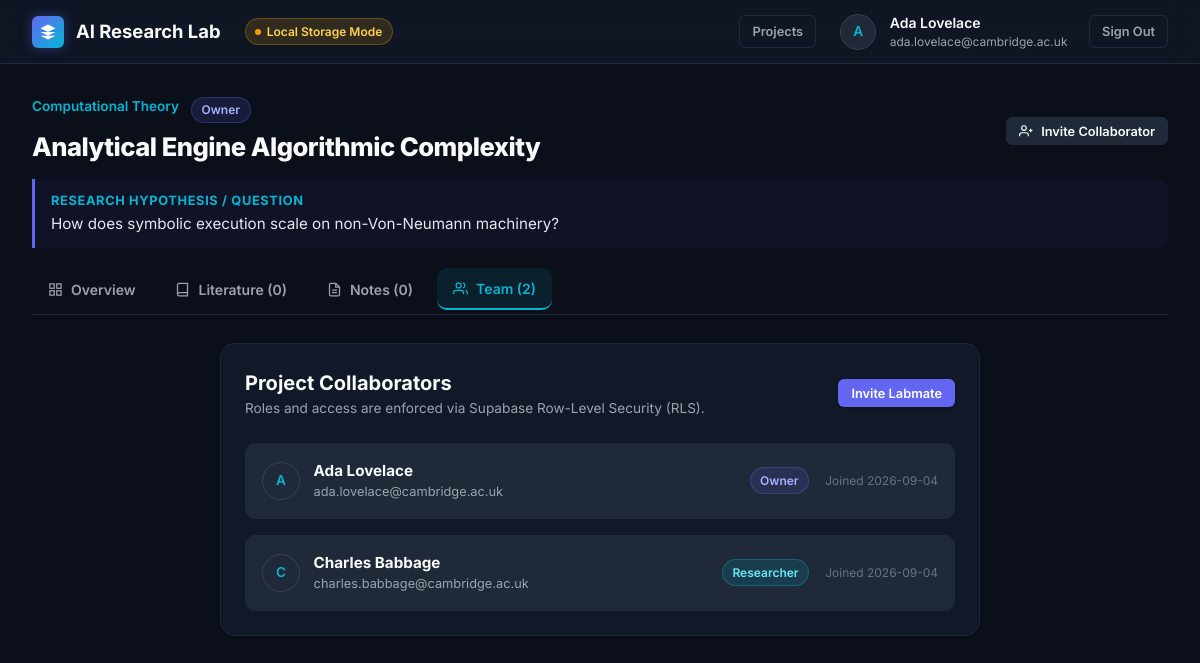
The app's page /projects/f39b7947-3a4a-45e0-959d-328d2b2e52b9?tab=team (signed in) with its own data.
### tables this page shows
CREATE TABLE profiles (
        id TEXT PRIMARY KEY,
        email TEXT UNIQUE NOT NULL,
        full_name TEXT,
        avatar_url TEXT,
        password_hash TEXT,
        created_at TEXT NOT NULL
    );

CREATE TABLE projects (
        id TEXT PRIMARY KEY,
        title TEXT NOT NULL,
        research_question TEXT,
        domain TEXT,
        description TEXT,
        created_by TEXT NOT NULL,
        created_at TEXT NOT NULL,
        updated_at TEXT NOT NULL,
        FOREIGN KEY (created_by) REFERENCES profiles(id) ON DELETE CASCADE
    );

CREATE TABLE project_members (
        id TEXT PRIMARY KEY,
        project_id TEXT NOT NULL,
        user_id TEXT NOT NULL,
        role TEXT NOT NULL CHECK (role IN ('owner', 'researcher', 'viewer')),
        joined_at TEXT NOT NULL,
        UNIQUE(project_id, user_id),
        FOREIGN KEY (project_id) REFERENCES projects(id) ON DELETE CASCADE,
        FOREIGN KEY (user_id) REFERENCES profiles(id) ON DELETE CASCADE
    );

### app.py (the view, shortened to what this page needs)
@app.route("/projects/<project_id>")
@login_required
def project_view(project_id):
    user = session["user"]
    project = db.get_project_details(project_id, user["id"])
    if not project:
        flash("Project not found or access denied.", "error")
        return redirect(url_for("dashboard"))
    active_tab = request.args.get("tab", "overview")
    search_query = request.args.get("q", "").strip()
    saved_papers = []
    search_results = []
    search_error = None
    return render_template(
        "project.html",
        project=project,
        active_tab=active_tab,
        saved_papers=saved_papers,
        search_query=search_query,
        search_results=search_results,
        search_error=search_error
    )

### app.py (called while the page is built)
def login_required(f):
    @wraps(f)
    def decorated_function(*args, **kwargs):
        if "user" not in session or not session["user"].get("id"):
            flash("Please sign in to access your research workspace.", "info")
            return redirect(url_for("login", next=request.url))
        return f(*args, **kwargs)
    return decorated_function

@app.context_processor
def inject_global_context():
    return {
        "current_user": session.get("user"),
        "is_supabase_live": db.IS_SUPABASE_CONFIGURED,
        "app_env": os.getenv("APP_ENV", "development")
    }

### templates/project.html (shortened to what this page needs)
{% extends "base.html" %}
{% block content %}
<div class="workspace-header">
  <div class="workspace-title-row">
    <div>
      <div style="display: flex; align-items: center; gap: 0.75rem; margin-bottom: 0.25rem;">
        <span class="project-card-domain" style="font-size: 0.85rem;">{{ project.domain or 'General Research' }}</span>
        <span class="badge badge-{{ project.user_role }}">{{ project.user_role }}</span>
      </div>
      <h1 class="workspace-title">{{ project.title }}</h1>
    </div>
    {% if project.user_role == 'owner' %}
      <button class="btn btn-secondary btn-sm" onclick="openModal('modal-invite-member')" id="btn-invite-collaborator">
        <svg width="14" height="14" viewBox="0 0 24 24" fill="none" stroke="currentColor" stroke-width="2">
          <path d="M16 21v-2a4 4 0 0 0-4-4H5a4 4 0 0 0-4 4v2"/>
          <circle cx="8.5" cy="7" r="4"/>
          <line x1="20" y1="8" x2="20" y2="14"/>
          <line x1="23" y1="11" x2="17" y2="11"/>
        </svg>
        Invite Collaborator
      </button>
    {% endif %}
  </div>
  {% if project.research_question %}
    <div class="workspace-rq-box">
      <strong style="color: var(--accent-cyan); font-size: 0.8rem; text-transform: uppercase; letter-spacing: 0.05em; display: block; margin-bottom: 0.2rem;">
        Research Hypothesis / Question
      </strong>
      {{ project.research_question }}
    </div>
  {% endif %}
  <div class="tabs-nav">
    <a href="{{ url_for('project_view', project_id=project.id, tab='overview') }}"
       class="tab-btn {{ 'active' if active_tab == 'overview' else '' }}" id="tab-btn-overview">
      <svg width="15" height="15" viewBox="0 0 24 24" fill="none" stroke="currentColor" stroke-width="2"><rect x="3" y="3" width="7" height="7"></rect><rect x="14" y="3" width="7" height="7"></rect><rect x="14" y="14" width="7" height="7"></rect><rect x="3" y="14" width="7" height="7"></rect></svg>
      Overview
    </a>
    <a href="{{ url_for('project_view', project_id=project.id, tab='literature') }}"
       class="tab-btn {{ 'active' if active_tab == 'literature' else '' }}" id="tab-btn-literature">
      <svg width="15" height="15" viewBox="0 0 24 24" fill="none" stroke="currentColor" stroke-width="2"><path d="M4 19.5A2.5 2.5 0 0 1 6.5 17H20"></path><path d="M6.5 2H20v20H6.5A2.5 2.5 0 0 1 4 19.5v-15A2.5 2.5 0 0 1 6.5 2z"></path></svg>
      Literature ({{ project.papers_count }})
    </a>
    <a href="{{ url_for('project_view', project_id=project.id, tab='notes') }}"
       class="tab-btn {{ 'active' if active_tab == 'notes' else '' }}" id="tab-btn-notes">
      <svg width="15" height="15" viewBox="0 0 24 24" fill="none" stroke="currentColor" stroke-width="2"><path d="M14 2H6a2 2 0 0 0-2 2v16a2 2 0 0 0 2 2h12a2 2 0 0 0 2-2V8z"></path><polyline points="14 2 14 8 20 8"></polyline><line x1="16" y1="13" x2="8" y2="13"></line><line x1="16" y1="17" x2="8" y2="17"></line></svg>
      Notes ({{ project.notes_count }})
    </a>
    <a href="{{ url_for('project_view', project_id=project.id, tab='team') }}"
       class="tab-btn {{ 'active' if active_tab == 'team' else '' }}" id="tab-btn-team">
      <svg width="15" height="15" viewBox="0 0 24 24" fill="none" stroke="currentColor" stroke-width="2"><path d="M17 21v-2a4 4 0 0 0-4-4H5a4 4 0 0 0-4 4v2"></path><circle cx="9" cy="7" r="4"></circle><path d="M23 21v-2a4 4 0 0 0-3-3.87"></path><path d="M16 3.13a4 4 0 0 1 0 7.75"></path></svg>
      Team ({{ project.members | length }})
    </a>
  </div>
</div>
{% if active_tab == 'overview' %}
  <div style="display: grid; grid-template-columns: 2fr 1fr; gap: 1.5rem;">
    <div>
      <div class="card" style="margin-bottom: 1.5rem;">
        <h2 style="font-size: 1.15rem; font-weight: 700; margin-bottom: 0.75rem;">About This Investigation</h2>
        <p style="color: var(--text-secondary); font-size: 0.925rem; line-height: 1.6;">
          {{ project.description or 'No extended description provided for this project.' }}
        </p>
      </div>
      <div class="card">
        <div style="display: flex; align-items: center; justify-content: space-between; margin-bottom: 1rem;">
          <h2 style="font-size: 1.15rem; font-weight: 700;">Project Activity</h2>
          <span style="font-size: 0.75rem; color: var(--text-muted);">Real-time log</span>
        </div>
        <div class="empty-state" style="padding: 2.5rem 1rem; margin-top: 0;">
          <p class="empty-desc" style="margin-bottom: 0;">
            No activity yet. Start by searching and saving literature in the <strong>Literature</strong> tab.
          </p>
        </div>
      </div>
    </div>
    <div>
      <div class="card" style="margin-bottom: 1.5rem;">
        <h3 style="font-size: 0.95rem; font-weight: 700; margin-bottom: 1rem; color: var(--text-secondary); text-transform: uppercase; letter-spacing: 0.05em;">
          Workspace Metrics
        </h3>
        <div style="display: flex; flex-direction: column; gap: 0.75rem;">
          <div style="display: flex; justify-content: space-between; align-items: center; padding-bottom: 0.5rem; border-bottom: 1px solid var(--border-subtle);">
            <span style="color: var(--text-secondary); font-size: 0.85rem;">Saved Papers</span>
            <strong style="font-size: 1.1rem; color: var(--accent-cyan);">{{ project.papers_count }}</strong>
          </div>
          <div style="display: flex; justify-content: space-between; align-items: center; padding-bottom: 0.5rem; border-bottom: 1px solid var(--border-subtle);">
            <span style="color: var(--text-secondary); font-size: 0.85rem;">Research Notes</span>
            <strong style="font-size: 1.1rem; color: var(--accent-primary);">{{ project.notes_count }}</strong>
          </div>
          <div style="display: flex; justify-content: space-between; align-items: center;">
            <span style="color: var(--text-secondary); font-size: 0.85rem;">Collaborators</span>
            <strong style="font-size: 1.1rem; color: var(--accent-emerald);">{{ project.members | length }}</strong>
          </div>
        </div>
      </div>
      <div class="card">
        <h3 style="font-size: 0.95rem; font-weight: 700; margin-bottom: 1rem; color: var(--text-secondary); text-transform: uppercase; letter-spacing: 0.05em;">
          Team Members
        </h3>
        <div style="display: flex; flex-direction: column; gap: 0.75rem;">
          {% for m in project.members %}
            <div style="display: flex; align-items: center; justify-content: space-between;">
              <div style="display: flex; align-items: center; gap: 0.6rem;">
                <div class="avatar" style="width: 28px; height: 28px; font-size: 0.75rem;">
                  {{ m.full_name[0] | upper }}
                </div>
                <div>
                  <div style="font-size: 0.85rem; font-weight: 600;">{{ m.full_name }}</div>
                  <div style="font-size: 0.725rem; color: var(--text-muted);">{{ m.email }}</div>
                </div>
              </div>
              <span class="badge badge-{{ m.role }}">{{ m.role }}</span>
            </div>
          {% endfor %}
        </div>
      </div>
    </div>
  </div>
{% elif active_tab == 'team' %}
  <div class="card" style="max-width: 760px; margin: 0 auto;">
    <div style="display: flex; align-items: center; justify-content: space-between; margin-bottom: 1.5rem;">
      <div>
        <h2 style="font-size: 1.25rem; font-weight: 700;">Project Collaborators</h2>
        <p style="color: var(--text-secondary); font-size: 0.85rem;">Roles and access are enforced via Supabase Row-Level Security (RLS).</p>
      </div>
      {% if project.user_role == 'owner' %}
        <button class="btn btn-primary btn-sm" onclick="openModal('modal-invite-member')" id="btn-invite-tab">
          Invite Labmate
        </button>
      {% endif %}
    </div>
    <div style="display: flex; flex-direction: column; gap: 1rem;">
      {% for m in project.members %}
        <div style="display: flex; align-items: center; justify-content: space-between; padding: 1rem; background: var(--bg-surface-elevated); border: 1px solid var(--border-subtle); border-radius: var(--radius-md);">
          <div style="display: flex; align-items: center; gap: 0.85rem;">
            <div class="avatar" style="width: 38px; height: 38px;">
              {{ m.full_name[0] | upper }}
            </div>
            <div>
              <div style="font-weight: 700; font-size: 0.95rem;">{{ m.full_name }}</div>
              <div style="font-size: 0.8rem; color: var(--text-secondary);">{{ m.email }}</div>
            </div>
          </div>
          <div style="display: flex; align-items: center; gap: 1rem;">
            <span class="badge badge-{{ m.role }}">{{ m.role }}</span>
            <span style="font-size: 0.75rem; color: var(--text-muted);">Joined {{ m.joined_at[:10] }}</span>
          </div>
        </div>
      {% endfor %}
    </div>
  </div>
{% endif %}
{% endblock %}

### templates/base.html (shortened to what this page needs)
<!DOCTYPE html>
<html lang="en">
<head>
  <link rel="stylesheet" href="{{ url_for('static', filename='css/style.css') }}">
</head>
<body>
  <header class="app-header">
    <div style="display: flex; align-items: center; gap: 1.5rem;">
      <a href="{{ url_for('dashboard') if current_user else url_for('login') }}" class="brand" id="brand-logo">
        <div class="brand-icon">
          <svg viewBox="0 0 24 24">
            <path d="M12 2L2 7l10 5 10-5-10-5zM2 17l10 5 10-5M2 12l10 5 10-5"/>
          </svg>
        </div>
        <span>AI Research Lab</span>
      </a>
      {% if is_supabase_live %}
        <span class="badge badge-live" title="Connected to live Supabase PostgreSQL & Auth">
          <span style="width: 6px; height: 6px; border-radius: 50%; background: #10B981; display: inline-block;"></span>
          Supabase Connected
        </span>
      {% else %}
        <span class="badge badge-local" title="Running in Local SQLite Dev Mode. Configure SUPABASE_URL in .env to connect live.">
          <span style="width: 6px; height: 6px; border-radius: 50%; background: #F59E0B; display: inline-block;"></span>
          Local Storage Mode
        </span>
      {% endif %}
    </div>
    <nav class="header-nav">
      {% if current_user %}
        <a href="{{ url_for('dashboard') }}" class="btn btn-outline btn-sm" id="nav-dashboard">Projects</a>
        <div class="user-menu" id="user-menu">
          <div class="avatar" title="{{ current_user.email }}">
            {{ current_user.full_name[0] | upper if current_user.full_name else 'U' }}
          </div>
          <div class="user-info">
            <span class="user-name">{{ current_user.full_name }}</span>
            <span class="user-email">{{ current_user.email }}</span>
          </div>
          <a href="{{ url_for('logout') }}" class="btn btn-outline btn-sm" id="btn-logout" title="Sign out" style="margin-left: 0.5rem;">
            Sign Out
          </a>
        </div>
      {% else %}
        <a href="{{ url_for('login') }}" class="btn btn-outline btn-sm">Sign In</a>
        <a href="{{ url_for('signup') }}" class="btn btn-primary btn-sm">Get Started</a>
      {% endif %}
    </nav>
  </header>
  <main class="main-content">
    {% block content %}{% endblock %}
  </main>
</body>
</html>

### records on screen
profiles: full_name "Ada Lovelace", email "ada.lovelace@cambridge.ac.uk"
projects: domain "Computational Theory", title "Analytical Engine Algorithmic Complexity", research_question "How does symbolic execution scale on non-Von-Neumann machinery?"
project_members: user_role "Owner", full_name "A", full_name "Ada Lovelace", email "ada.lovelace@cambridge.ac.uk", role "Owner", joined_at "2026-09-04"
project_members: full_name "C", full_name "Charles Babbage", email "charles.babbage@cambridge.ac.uk", role "Researcher", joined_at "2026-09-04"

### other values on screen
{{ current_user.full_name[0] | upper if current_user.full_name else 'U' }} "A"
{{ project.papers_count }} "0"
{{ project.notes_count }} "0"
{{ project.members | length }} "2"
